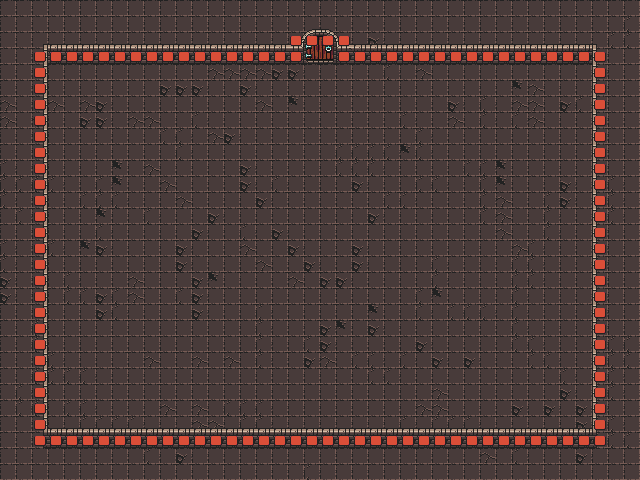

The image is a tile-based game level rendered from a .tmx file. Its description and source (layers, tilesets, objects; grid data summarised) follow:
An orthogonal 40x30 tile map with 16x16 px tiles, 4 tile layers (base, upper_walls, lower_walls, wall_coll) and 6 objects.

<map version="1.10" tiledversion="1.10.0" orientation="orthogonal" renderorder="right-down" width="40" height="30" tilewidth="16" tileheight="16" infinite="0" nextlayerid="7" nextobjectid="8" maxBaseLayer="2">
 <tileset firstgid="1" source="../media/DungeonTileset.tsx" />
 <group id="6" name="render">
  <layer id="1" name="base" width="40" height="30">
   <data>[1200 cells, 1200 non-empty, 5 distinct tile ids]</data>
  </layer>
  <layer id="2" name="upper_walls" width="40" height="30">
   <data>[1200 cells, 1200 non-empty, 19 distinct tile ids]</data>
  </layer>
  <layer id="3" name="lower_walls" width="40" height="30">
   <data>[1200 cells, 1200 non-empty, 5 distinct tile ids]</data>
  </layer>
 </group>
 <group id="7" name="collData">
  <layer id="5" name="wall_coll" width="40" height="30">
   <data>[1200 cells, 1200 non-empty, 2 distinct tile ids]</data>
  </layer>
 </group>
 <objectgroup id="4" name="spawner">
  <properties>
   <property name="type" type="int" value="0" />
  </properties>
  <object id="1" x="84.2085" y="92.2305" width="48" height="48">
   <properties>
    <property name="type" type="int" value="1" />
    <property name="enemy" type="int" value="1" />
   </properties>
  </object>
  <object id="4" x="464.99" y="85.5932" width="48" height="48">
   <properties>
    <property name="type" type="int" value="1" />
    <property name="enemy" type="int" value="2" />
   </properties>
  </object>
  <object id="5" x="70.5932" y="330.198" width="48" height="48">
   <properties>
    <property name="type" type="int" value="1" />
    <property name="enemy" type="int" value="1" />
   </properties>
  </object>
  <object id="6" x="464.99" y="327.88" width="48" height="48">
   <properties>
    <property name="type" type="int" value="1" />
    <property name="enemy" type="int" value="0" />
   </properties>
  </object>
  <object id="7" x="293" y="224" width="48" height="48">
   <properties>
    <property name="type" type="int" value="0" />
   </properties>
  </object>
 </objectgroup>
 <objectgroup id="10" name="door">
  <object id="8" x="304" y="32" width="32" height="52">
   <properties>
    <property name="next_level" value="../media/Mapa2.tmx" />
   </properties>
  </object>
 </objectgroup>
</map>
